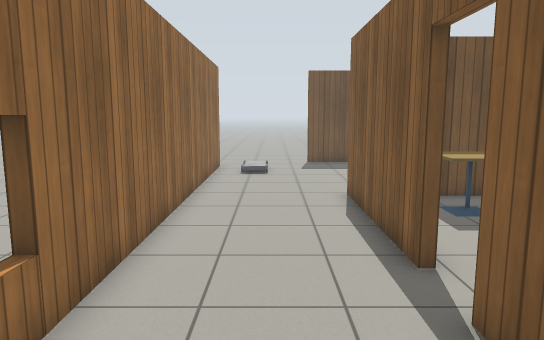
View 1 (above)

14 first-person views from a walk through a world built for the Gazebo simulator. The camera is 1.3 m above the floor, tilts 8° down and sees 70° across. The floor is counted in squares, 0.5 m on a side. Each view is taken from the middle of a square. On the plan, view 1 faces up. The plan holds only what a view shows up to about 20 squares ahead; the rest is blank. Gazebo's built-in surfaces are drawn with simple patterns.

View 2
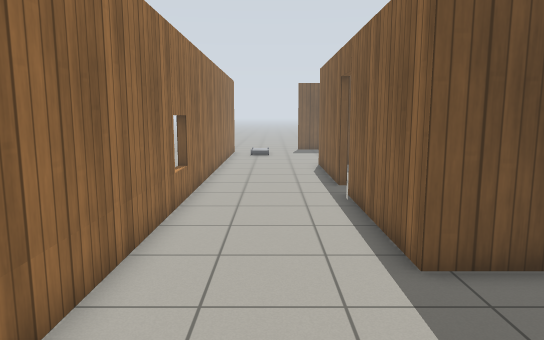

View 3
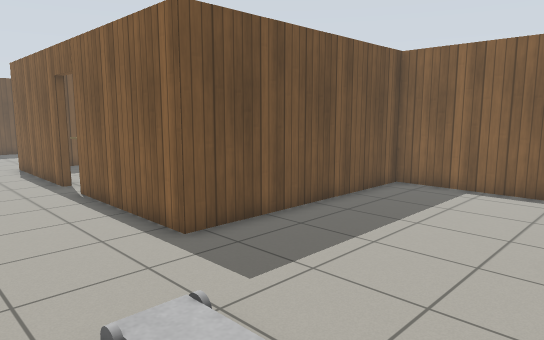

View 4
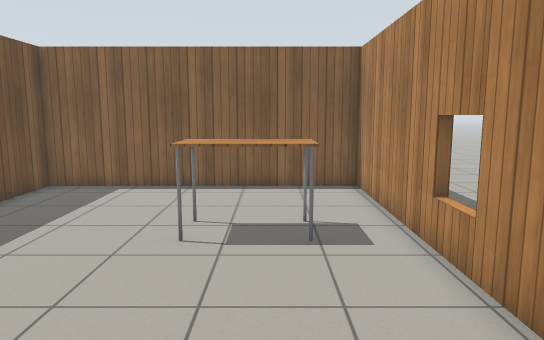

View 5
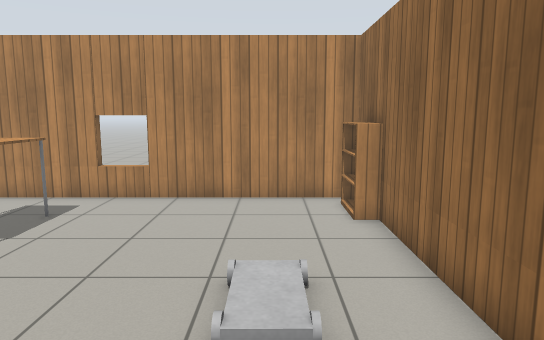

View 6
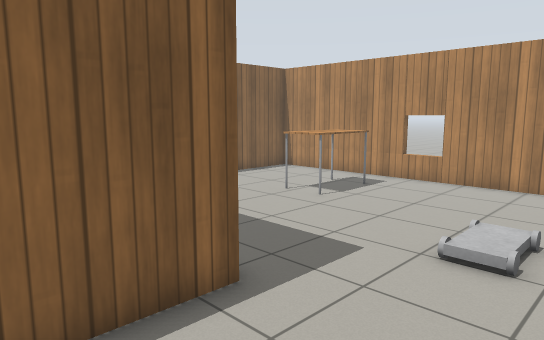

View 7
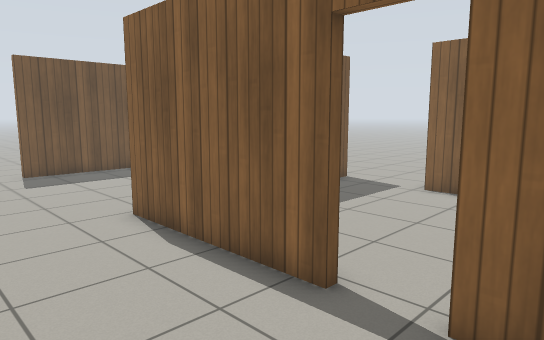

View 8
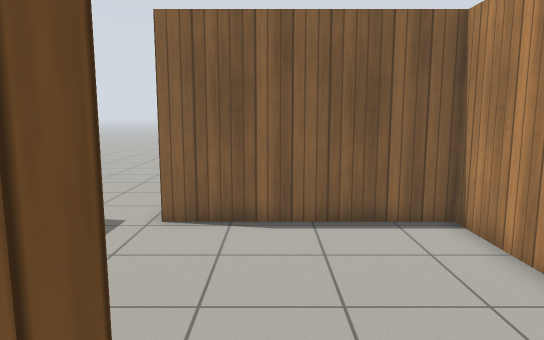

View 9
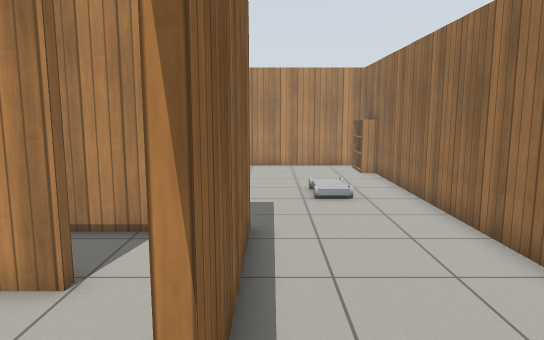

View 10
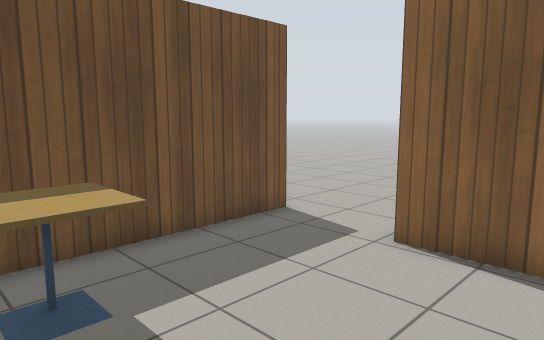

View 11
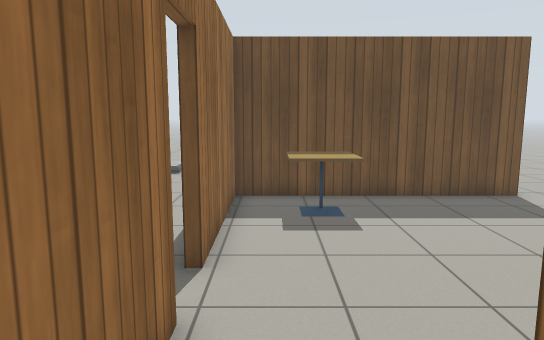

View 12
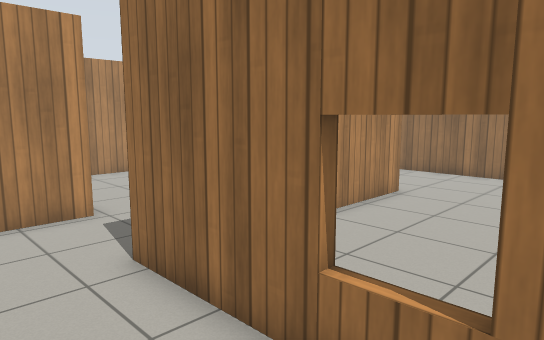

View 13
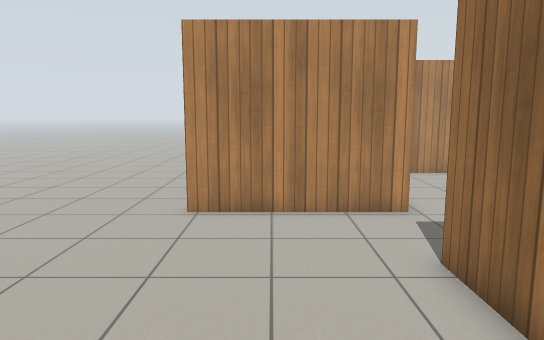

View 14
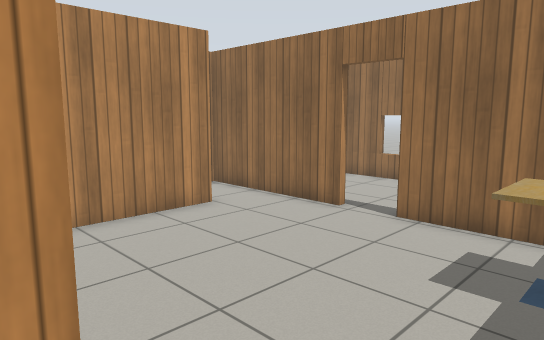

### Floor plan
Key: @ floor where view 1 was taken; # wall or solid block; . main floor; : floor 0.25 m higher than the main floor; / step, stairs or slope; D open door; = window, fence, low wall or low ledge; C car; T cafe table; A table; B bookshelf; H thing the floor can be seen under or through.
Columns run from 3 left of view 1 to 19 right of it. Each row starts with its distance up from view 1.
 22     ..#####
 21     ......
 20 #   ......
 19 #. ......      #  ...
 18 #.:C.....   .. =   ....
 17 #............. =  .....
 16 #............. H ......
 15 #............. H.......
 14 #...........   #.......
 13 #..........   ##.......
 12 #.....######## ........
 11 #.....#.TT.............
 10 #.....#.TT.............
  9 #.....#................
  8 #.....#.......#######..
  7 #.....#.......#      ..
  6 #.....D.......#      ..
  5 #.....D.......#      ..
  4 =.....#.......#      ..
  3 =.....#.......#       .
  2 #.....#.......#
  1 #.....#..######
  0 #..@..#...
 -1 #.....#...
 -2 #.....##########
 -3 #..............#
 -4 #..............#
 -5 #../C..........#
 -6 #..:...........#
 -7 #../...........#
 -8 #........AA....#
 -9 #........AA....#
-10 #........AA....#
-11 #B.......AA....#
-12 #B.............#
-13 ########=#######

Where each view was taken, in squares from view 1:
view 1: 0 up, 0 right, facing up
view 2: 8 down, 0 right, facing up
view 3: 9 down, 2 left, facing up-right
view 4: 10 down, 2 left, facing right
view 5: 1 down, 0 right, facing down
view 6: 2 up, 2 left, facing down-right
view 7: 3 up, 2 left, facing up-right
view 8: 6 up, 2 right, facing right
view 9: 7 up, 2 right, facing down
view 10: 5 up, 4 right, facing up-right
view 11: 0 up, 4 right, facing up
view 12: 19 up, 15 right, facing down-left
view 13: 19 up, 15 right, facing down
view 14: 11 up, 12 right, facing down-left
